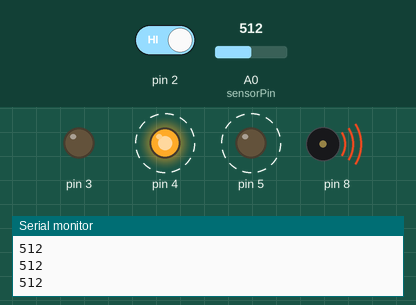
Bench run of a sketch on a simulated Arduino Uno, built with avr-gcc and run on an emulated ATmega328P. On the bench: output pins drawn as LEDs (lit = HIGH), buzzer (waves = sounding), the last lines printed to the serial monitor. Dashed ring = blinking. The test bench sets the inputs (shaded band); at power-on: pin 2 HIGH, A0 (sensorPin) = 512.

Above: at 1.3 s.
1.4 s: pin 2 driven LOW
At 2.4 s:
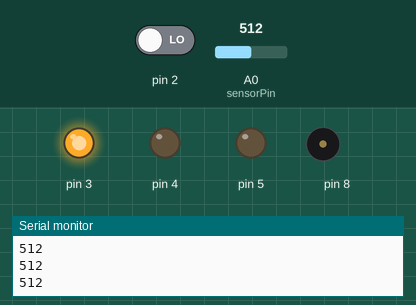
3.0 s: A0 (sensorPin) set to 23
4.5 s: A0 (sensorPin) set to 18
At 4.63 s:
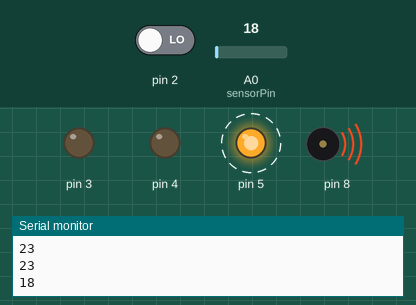
7.5 s: A0 (sensorPin) set to 122
At 8.4 s:
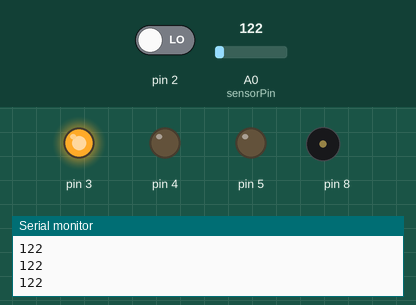
9.0 s: A0 (sensorPin) set to 10
At 9.12 s:
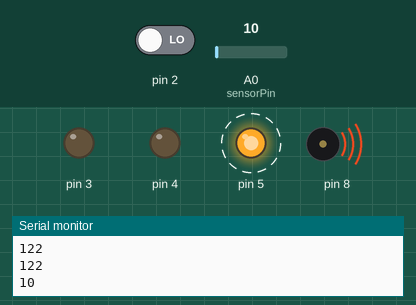
Timing chart, 0 to 13.0 s (numbered marks = the images above; inputs shaded):
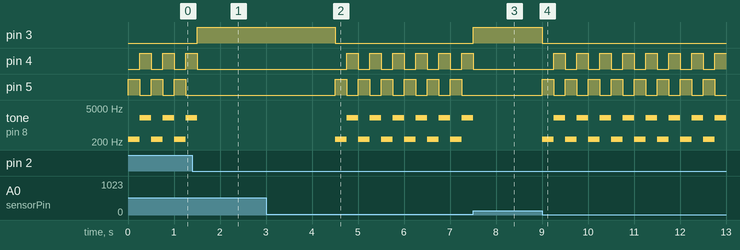

The sketch:

exemple1.ino
```cpp
const int sensorPin = A0;
int switchstate = 0;
int sensorvalue = 0;

void setup() {

  // declare the switch pin as an input
  pinMode(2, INPUT);

  // declare the LED pins as outputs
  pinMode(3, OUTPUT);
  pinMode(4, OUTPUT);
  pinMode(5, OUTPUT);

  // declare the piezo pin as an output
  pinMode(8, OUTPUT);

  Serial.begin(9600);
}

void loop() {

  // read the value of the switch
  switchstate = digitalRead(2);

  // read the value of the sensor and print value
  sensorvalue = analogRead(sensorPin);
  Serial.println(sensorvalue);

  // if the button is not pressed
  // turn on the green LED, and off the red LEDs and the piezo sound
  if (switchstate == LOW  && sensorvalue > 20) {
    digitalWrite(3, HIGH);
    digitalWrite(4, LOW);
    digitalWrite(5, LOW);
    noTone(8);
  }
  // if the switch is not LOW (the button is pressed)
  // turn off the green LED, and blink alternatively the red LEDs, and tone the piezo
  else {
    digitalWrite(3, LOW);
    digitalWrite(4, LOW);
    digitalWrite(5, HIGH);

    tone(8, 262, 2000);

    delay(250);

    digitalWrite(4, HIGH);
    digitalWrite(5, LOW);

    tone(8, 2000);

    delay(250);
  }
}
```

Measured:
- the behaviour switches between 21 and 20 on A0 (sensorPin) (found by bisection; images 1 and 2)
- after the input at 1.4 s, pin 3: LOW → HIGH after 0.10 s; pin 4: goes on until 1.5 s, then stays LOW; pin 5: stops changing and stays LOW
- after the input at 4.5 s, pin 3: HIGH → LOW at once; pin 4: alternates HIGH for 0.25 s and LOW for 0.25 s, starting after 0.26 s; pin 5: alternates HIGH for 0.25 s and LOW for 0.25 s, starting at once; tone on pin 8: alternates 2000 Hz for 0.25 s and 262 Hz for 0.25 s, starting at once
- after the input at 7.5 s, pin 3: LOW → HIGH at once; pin 4: goes on until 7.5 s, then stays LOW; pin 5: stops changing and stays LOW
- after the input at 9.0 s, pin 3: HIGH → LOW at once; pin 4: alternates HIGH for 0.25 s and LOW for 0.25 s, starting after 0.25 s; pin 5: alternates HIGH for 0.25 s and LOW for 0.25 s, starting at once; tone on pin 8: alternates 2000 Hz for 0.25 s and 262 Hz for 0.25 s, starting at once
- by itself, pin 4, pin 5: alternates HIGH for 0.25 s and LOW for 0.25 s
